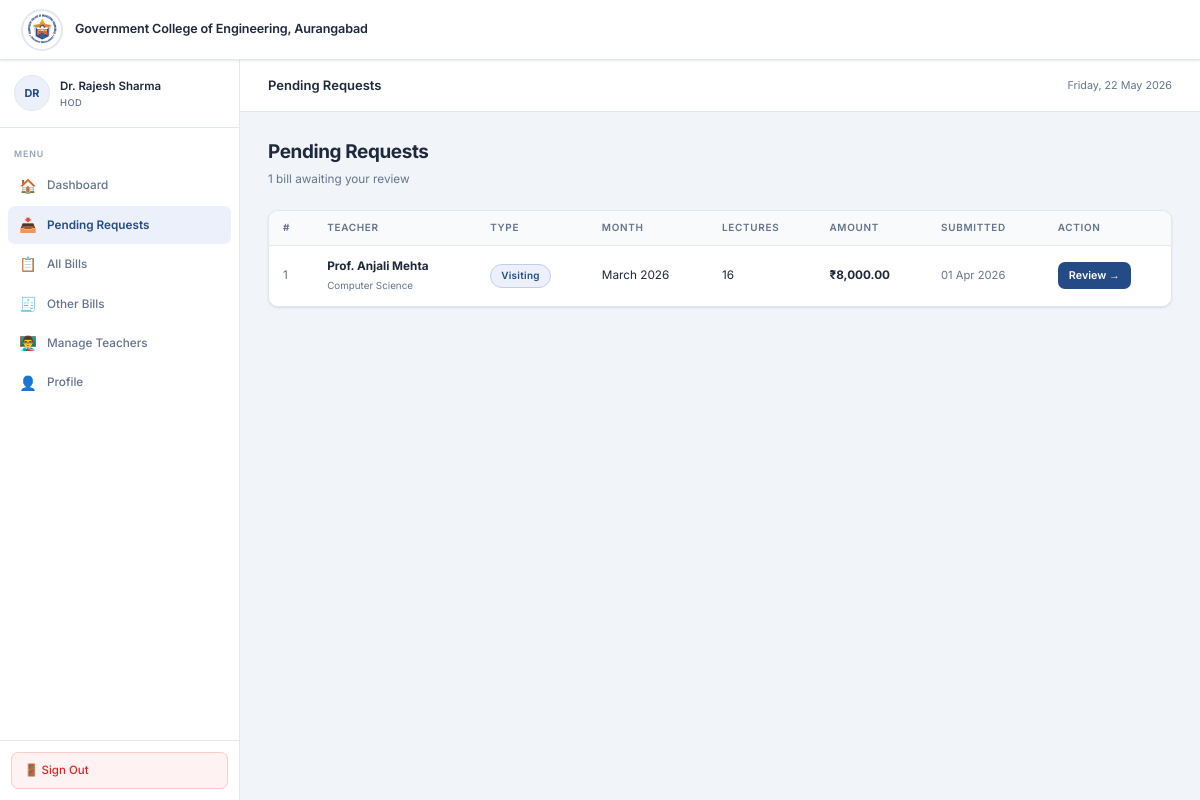
/hod/requests.php (signed in), run on the app's committed database.
### tables this page shows
CREATE TABLE IF NOT EXISTS bills (
    id               INT AUTO_INCREMENT PRIMARY KEY,
    teacher_id       INT            NOT NULL,
    generated_by     INT            DEFAULT NULL,   
    month_year       VARCHAR(20)    NOT NULL,        
    period_from      DATE           NOT NULL,
    period_to        DATE           NOT NULL,
    total_lectures   INT            NOT NULL DEFAULT 0,
    rate_per_lecture DECIMAL(8,2)   NOT NULL DEFAULT 0.00,
    total_amount     DECIMAL(10,2)  NOT NULL DEFAULT 0.00,
    status           ENUM('pending', 'approved', 'rejected') NOT NULL DEFAULT 'pending',
    rejection_reason TEXT           DEFAULT NULL,
    submitted_at     TIMESTAMP      NOT NULL DEFAULT CURRENT_TIMESTAMP,
    reviewed_at      TIMESTAMP      NULL DEFAULT NULL,
    reviewed_by      INT            DEFAULT NULL,
    FOREIGN KEY (teacher_id)  REFERENCES users(id) ON DELETE CASCADE,
    FOREIGN KEY (reviewed_by) REFERENCES users(id) ON DELETE SET NULL
);

CREATE TABLE IF NOT EXISTS users (
    id               INT AUTO_INCREMENT PRIMARY KEY,
    name             VARCHAR(100)   NOT NULL,
    email            VARCHAR(100)   NOT NULL UNIQUE,
    password         VARCHAR(255)   NOT NULL,
    role             ENUM('hod', 'teacher') NOT NULL DEFAULT 'teacher',
    teacher_type     ENUM('visiting', 'guest', 'earn_and_learn') DEFAULT NULL,
    department       VARCHAR(100)   DEFAULT NULL,
    phone            VARCHAR(20)    DEFAULT NULL,
    rate_per_lecture DECIMAL(8,2)   DEFAULT 0.00,
    is_active        TINYINT(1)     NOT NULL DEFAULT 1,
    created_at       TIMESTAMP      NOT NULL DEFAULT CURRENT_TIMESTAMP,
    updated_at       TIMESTAMP      NOT NULL DEFAULT CURRENT_TIMESTAMP ON UPDATE CURRENT_TIMESTAMP
);

### includes/auth.php (called while the page is built, shortened)
<?php
function getInitials(string $name): string {
    $parts = explode(' ', trim($name));
    $init  = '';
    foreach (array_slice($parts, 0, 2) as $p) {
        $init .= strtoupper($p[0] ?? '');
    }
    return $init ?: '?';
}

### hod/requests.php (the view, shortened to what this page needs)
<?php
require_once '../includes/db.php';
require_once '../includes/auth.php';
require_once '../includes/functions.php';
$user = currentUser();
$bills = $pdo->query(
    "SELECT b.*, u.name AS teacher_name, u.teacher_type, u.department
     FROM bills b JOIN users u ON u.id=b.teacher_id
     WHERE b.status='pending'
     ORDER BY b.submitted_at ASC"
)->fetchAll();
renderHead('Pending Requests');
?>
<div class="app-layout">
<?php renderSidebar('requests','hod',$user); ?>
<div class="main-content">
<?php renderTopbar('Pending Requests'); ?>
<div class="page-body">
    <div class="page-header">
        <h1>Pending Requests</h1>
        <p><?= count($bills) ?> bill<?= count($bills)!=1?'s':'' ?> awaiting your review</p>
    </div>
    <div class="card">
        <?php if ($bills): ?>
        <div class="table-wrap">
            <table>
                <thead>
                    <tr><th>#</th><th>Teacher</th><th>Type</th><th>Month</th><th>Lectures</th><th>Amount</th><th>Submitted</th><th>Action</th></tr>
                </thead>
                <tbody>
                <?php foreach ($bills as $b): ?>
                <tr>
                    <td style="color:var(--muted)"><?= $b['id'] ?></td>
                    <td>
                        <strong><?= e($b['teacher_name']) ?></strong><br>
                        <small style="color:var(--muted)"><?= e($b['department'] ?: '—') ?></small>
                    </td>
                    <td><?= teacherTypeBadge($b['teacher_type'] ?: 'visiting') ?></td>
                    <td><?= e($b['month_year']) ?></td>
                    <td><?= (int)$b['total_lectures'] ?></td>
                    <td><strong><?= formatINR($b['total_amount']) ?></strong></td>
                    <td style="font-size:0.8rem;color:var(--muted)"><?= fmtDate($b['submitted_at'],'d M Y') ?></td>
                    <td>
                        <a href="request-detail.php?id=<?= $b['id'] ?>" class="btn btn-primary btn-sm">Review →</a>
                    </td>
                </tr>
                <?php endforeach; ?>
                </tbody>
            </table>
        </div>
        <?php endif; ?>
    </div>
</div>
</div>
</div>
<?php renderFooter(); ?>

### includes/functions.php (shortened to what this page needs)
<?php
function e(string $str): string {
    return htmlspecialchars($str, ENT_QUOTES, 'UTF-8');
}
function formatINR(float $amount): string {
    return '₹' . number_format($amount, 2);
}
function fmtDate(string $date, string $format = 'd M Y'): string {
    return date($format, strtotime($date));
}
function teacherTypeBadge(string $type): string {
    $map = [
        'visiting'      => ['badge-visiting', 'Visiting'],
        'guest'         => ['badge-guest',    'Guest'],
        'earn_and_learn'=> ['badge-earn',     'Earn & Learn'],
    ];
    [$cls, $label] = $map[$type] ?? ['badge-visiting', ucfirst($type)];
    return '<span class="badge '.$cls.'">'.$label.'</span>';
}
function renderSidebar(string $active, string $role, array $user): void {
    $base = '../';
    $teacherNav = [
        ['key'=>'dashboard',     'href'=>'dashboard.php',     'icon'=>'🏠', 'label'=>'Dashboard'],
        ['key'=>'lectures',      'href'=>'lectures.php',      'icon'=>'📅', 'label'=>'My Lectures'],
        ['key'=>'generate-bill', 'href'=>'generate-bill.php', 'icon'=>'🧾', 'label'=>'Generate Bill'],
        ['key'=>'my-bills',      'href'=>'my-bills.php',      'icon'=>'📊', 'label'=>'My Bills'],
        ['key'=>'profile',       'href'=>'profile.php',       'icon'=>'👤', 'label'=>'Profile'],
    ];
    $hodNav = [
        ['key'=>'dashboard',       'href'=>'dashboard.php',       'icon'=>'🏠', 'label'=>'Dashboard'],
        ['key'=>'requests',        'href'=>'requests.php',        'icon'=>'📥', 'label'=>'Pending Requests'],
        ['key'=>'all-bills',       'href'=>'all-bills.php',       'icon'=>'📋', 'label'=>'All Bills'],
        ['key'=>'other-bills',     'href'=>'other-bills.php',     'icon'=>'🧾', 'label'=>'Other Bills'],
        ['key'=>'manage-teachers', 'href'=>'manage-teachers.php', 'icon'=>'👨‍🏫', 'label'=>'Manage Teachers'],
        ['key'=>'profile',         'href'=>'profile.php',         'icon'=>'👤', 'label'=>'Profile'],
    ];
    $navItems  = ($role === 'hod') ? $hodNav : $teacherNav;
    $initials  = getInitials($user['name']);
    $roleLabel = ($role === 'hod') ? 'HOD' : 'Teacher';
    ?>
    <aside class="sidebar">
        <div class="sidebar-user">
            <div class="user-avatar"><?= e($initials) ?></div>
            <div class="user-info">
                <div class="name"><?= e($user['name']) ?></div>
                <div class="role-badge"><?= $roleLabel ?></div>
            </div>
        </div>
        <nav class="sidebar-nav">
            <div class="nav-label">Menu</div>
            <?php foreach ($navItems as $item): ?>
            <a href="<?= e($item['href']) ?>" class="nav-item <?= $active === $item['key'] ? 'active' : '' ?>">
                <span class="icon"><?= $item['icon'] ?></span>
                <?= e($item['label']) ?>
            </a>
            <?php endforeach; ?>
        </nav>
        <div class="sidebar-footer">
            <a href="<?= $base ?>logout.php" class="btn-logout"
               onclick="return confirmAction('Sign out of your account?')">
                🚪 Sign Out
            </a>
        </div>
    </aside>
    <?php
}
function renderTopbar(string $title): void {
    $date = date('l, d F Y');
    ?>
    <div class="topbar">
        <div class="topbar-title"><?= e($title) ?></div>
        <div class="topbar-right">
            <span class="topbar-date"><?= $date ?></span>
        </div>
    </div>
    <?php
}
function renderHead(string $title, string $base = '../'): void {
    ?>
<!DOCTYPE html>
<html lang="en">
<head>
    <link rel="stylesheet" href="<?= $base ?>assets/css/style.css">
</head>
<body>
<nav class="navbar">
    <div class="navbar-brand">
        <div class="navbar-logo">
            <img src="<?= $base ?>assets/images/logo.png" alt="College Logo">
        </div>
        <span class="navbar-college">Government College of Engineering, Aurangabad</span>
    </div>
</nav>
    <?php
}
function renderFooter(string $base = '../'): void {
    ?>
</body>
</html>
    <?php
}

### data on the page
bills: id "1", teacher.name "Prof. Anjali Mehta", teacher.department "Computer Science", month_year "March 2026", total_lectures "16", total_amount "₹8,000.00", submitted_at "01 Apr 2026"

### other printed values
$initials "DR"
$user['name'] "Dr. Rajesh Sharma"
$roleLabel "HOD"
$item['icon'] "🏠"
$item['label'] "Dashboard"
$item['icon'] "📥"
$item['label'] "Pending Requests"
$item['icon'] "📋"
$item['label'] "All Bills"
$item['icon'] "🧾"
$item['label'] "Other Bills"
$item['icon'] "👨‍🏫"
$item['label'] "Manage Teachers"
$item['icon'] "👤"
$item['label'] "Profile"
